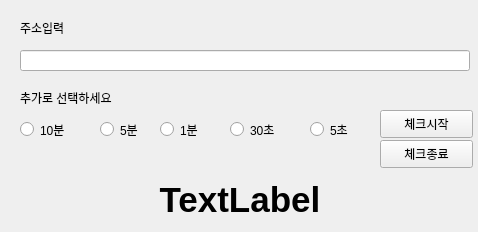
<?xml version="1.0" encoding="UTF-8"?>
<ui version="4.0">
 <class>MainWindow</class>
 <widget class="QMainWindow" name="MainWindow">
  <property name="geometry">
   <rect>
    <x>0</x>
    <y>0</y>
    <width>478</width>
    <height>232</height>
   </rect>
  </property>
  <property name="windowTitle">
   <string>웹툰 감지 프로그램</string>
  </property>
  <widget class="QWidget" name="centralwidget">
   <widget class="QLineEdit" name="lineEdit">
    <property name="geometry">
     <rect>
      <x>20</x>
      <y>50</y>
      <width>450</width>
      <height>21</height>
     </rect>
    </property>
   </widget>
   <widget class="QLabel" name="label">
    <property name="geometry">
     <rect>
      <x>20</x>
      <y>20</y>
      <width>70</width>
      <height>15</height>
     </rect>
    </property>
    <property name="text">
     <string>주소입력</string>
    </property>
   </widget>
   <widget class="QLabel" name="label_2">
    <property name="geometry">
     <rect>
      <x>20</x>
      <y>90</y>
      <width>130</width>
      <height>15</height>
     </rect>
    </property>
    <property name="text">
     <string>추가로 선택하세요</string>
    </property>
   </widget>
   <widget class="QRadioButton" name="radioButton_1">
    <property name="geometry">
     <rect>
      <x>20</x>
      <y>120</y>
      <width>108</width>
      <height>19</height>
     </rect>
    </property>
    <property name="text">
     <string>10분</string>
    </property>
   </widget>
   <widget class="QRadioButton" name="radioButton_2">
    <property name="geometry">
     <rect>
      <x>100</x>
      <y>120</y>
      <width>108</width>
      <height>19</height>
     </rect>
    </property>
    <property name="text">
     <string>5분</string>
    </property>
   </widget>
   <widget class="QRadioButton" name="radioButton_3">
    <property name="geometry">
     <rect>
      <x>160</x>
      <y>120</y>
      <width>108</width>
      <height>19</height>
     </rect>
    </property>
    <property name="text">
     <string>1분</string>
    </property>
   </widget>
   <widget class="QRadioButton" name="radioButton_4">
    <property name="geometry">
     <rect>
      <x>230</x>
      <y>120</y>
      <width>108</width>
      <height>19</height>
     </rect>
    </property>
    <property name="text">
     <string>30초</string>
    </property>
   </widget>
   <widget class="QRadioButton" name="radioButton_5">
    <property name="geometry">
     <rect>
      <x>310</x>
      <y>120</y>
      <width>108</width>
      <height>19</height>
     </rect>
    </property>
    <property name="text">
     <string>5초</string>
    </property>
   </widget>
   <widget class="QPushButton" name="CheckStart">
    <property name="geometry">
     <rect>
      <x>380</x>
      <y>110</y>
      <width>93</width>
      <height>28</height>
     </rect>
    </property>
    <property name="text">
     <string>체크시작</string>
    </property>
   </widget>
   <widget class="QPushButton" name="CheckEnd">
    <property name="geometry">
     <rect>
      <x>380</x>
      <y>140</y>
      <width>93</width>
      <height>28</height>
     </rect>
    </property>
    <property name="text">
     <string>체크종료</string>
    </property>
   </widget>
   <widget class="QLabel" name="result">
    <property name="geometry">
     <rect>
      <x>10</x>
      <y>180</y>
      <width>460</width>
      <height>40</height>
     </rect>
    </property>
    <property name="text">
     <string>&lt;html&gt;&lt;head/&gt;&lt;body&gt;&lt;p align=&quot;center&quot;&gt;&lt;span style=&quot; font-size:26pt; font-weight:600;&quot;&gt;TextLabel&lt;/span&gt;&lt;/p&gt;&lt;/body&gt;&lt;/html&gt;</string>
    </property>
    <property name="textFormat">
     <enum>Qt::AutoText</enum>
    </property>
    <property name="alignment">
     <set>Qt::AlignCenter</set>
    </property>
   </widget>
  </widget>
 </widget>
 <resources/>
 <connections>
  <connection>
   <sender>radioButton_1</sender>
   <signal>clicked()</signal>
   <receiver>MainWindow</receiver>
   <slot>setCycle()</slot>
   <hints>
    <hint type="sourcelabel">
     <x>67</x>
     <y>134</y>
    </hint>
    <hint type="destinationlabel">
     <x>66</x>
     <y>156</y>
    </hint>
   </hints>
  </connection>
  <connection>
   <sender>radioButton_2</sender>
   <signal>clicked()</signal>
   <receiver>MainWindow</receiver>
   <slot>setCycle()</slot>
   <hints>
    <hint type="sourcelabel">
     <x>122</x>
     <y>129</y>
    </hint>
    <hint type="destinationlabel">
     <x>125</x>
     <y>148</y>
    </hint>
   </hints>
  </connection>
  <connection>
   <sender>radioButton_3</sender>
   <signal>clicked()</signal>
   <receiver>MainWindow</receiver>
   <slot>setCycle()</slot>
   <hints>
    <hint type="sourcelabel">
     <x>185</x>
     <y>130</y>
    </hint>
    <hint type="destinationlabel">
     <x>186</x>
     <y>163</y>
    </hint>
   </hints>
  </connection>
  <connection>
   <sender>radioButton_4</sender>
   <signal>clicked()</signal>
   <receiver>MainWindow</receiver>
   <slot>setCycle()</slot>
   <hints>
    <hint type="sourcelabel">
     <x>241</x>
     <y>130</y>
    </hint>
    <hint type="destinationlabel">
     <x>265</x>
     <y>146</y>
    </hint>
   </hints>
  </connection>
  <connection>
   <sender>radioButton_5</sender>
   <signal>clicked()</signal>
   <receiver>MainWindow</receiver>
   <slot>setCycle()</slot>
   <hints>
    <hint type="sourcelabel">
     <x>344</x>
     <y>138</y>
    </hint>
    <hint type="destinationlabel">
     <x>347</x>
     <y>156</y>
    </hint>
   </hints>
  </connection>
  <connection>
   <sender>CheckStart</sender>
   <signal>clicked()</signal>
   <receiver>MainWindow</receiver>
   <slot>startCheck()</slot>
   <hints>
    <hint type="sourcelabel">
     <x>448</x>
     <y>122</y>
    </hint>
    <hint type="destinationlabel">
     <x>449</x>
     <y>98</y>
    </hint>
   </hints>
  </connection>
  <connection>
   <sender>CheckEnd</sender>
   <signal>clicked()</signal>
   <receiver>MainWindow</receiver>
   <slot>stopCheck()</slot>
   <hints>
    <hint type="sourcelabel">
     <x>428</x>
     <y>162</y>
    </hint>
    <hint type="destinationlabel">
     <x>434</x>
     <y>176</y>
    </hint>
   </hints>
  </connection>
 </connections>
 <slots>
  <slot>setCycle()</slot>
  <slot>startCheck()</slot>
  <slot>stopCheck()</slot>
 </slots>
</ui>
